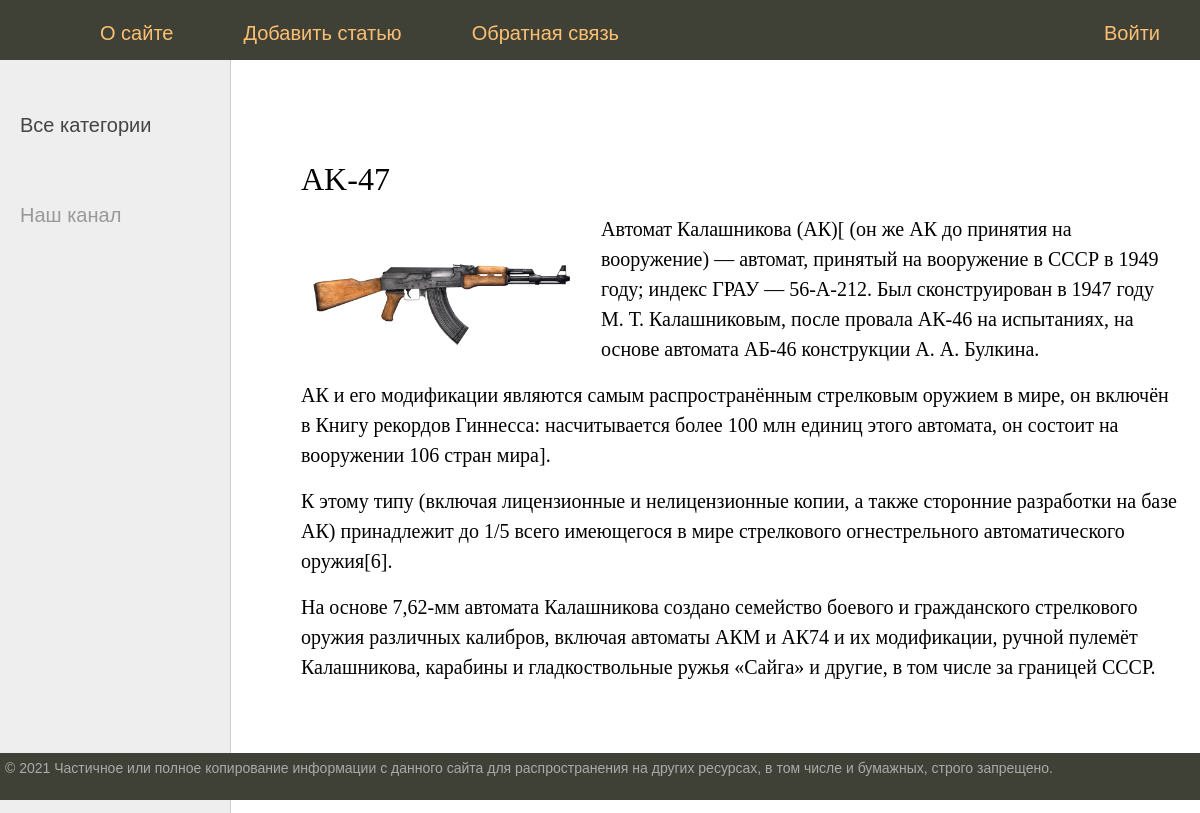
The page /post/avtomat-kalashnikova/ on the database its author committed.
### guns/models.py (models this page shows, shortened)
class Guns(models.Model):
    title = models.CharField(max_length=255)
    slug = models.SlugField(max_length=255, unique=True, db_index=True, verbose_name='URL')
    content = models.TextField(blank=True)
    photo = models.ImageField(upload_to='photos/%Y/%m/%d')
    time_create = models.DateTimeField(auto_now_add=True)
    time_update = models.DateTimeField(auto_now=True)
    is_published = models.BooleanField(default=True)
    cat = models.ForeignKey('Category', on_delete=models.PROTECT)

### guns/views.py (the view)
# urls.py: path('post/<slug:post_slug>/', views.show_post, name='post'),
def show_post(request, post_slug):
    post = get_object_or_404(Guns, slug=post_slug)
    context = {
        'post': post,
        'menu': menu,
        'title': post.title,
        "cat_selected": post.cat_id,
    }
    return render(request, 'guns/post.html', context=context)

### guns/templates/guns/post.html
{% extends 'guns/layout.html' %}
{% block content %}
<h1>{{ post.title }}</h1>
{% if post.photo %}
<p><img class="img-article-left" src="{{ post.photo.url }}" alt=""></p>
{% endif %}
{{ post.content|linebreaks }}
{% endblock %}

### guns/static/guns/css/styles.css (style rules this page uses)
html, body { font-family: 'Arial'; margin: 0; padding: 0; height: 100%; width: 100%; color: #444; }
img { max-width: 600px; height: auto; }
img.img-article-left { max-width: 300px; height: auto; float: left; padding: 0 10px 10px 0; }
.content-text h1 { font-size: 32px; }

### rows shown on the page
Guns: title "AK-47", photo (picture), content "Автомат Калашникова (АК)[ (он же АК до принятия на вооружение) — автомат, принятый на вооружение в СССР в 1949 году; индекс ГРАУ — 56-А-212. Был сконструирован в 1947 году М. Т. Калашниковым, после провала АК-46 на испытаниях, на основе автомата АБ-46 конструкции А. А. Булкина. АК и его модификации являются самым распространённым стрелковым оружием в мире, он включён в Книгу рекордов Гиннесса: насчитывается более 100 млн единиц этого автомата, он состоит на вооружении 106 стран мира]. К этому типу (включая лицензионные и нелицензионные копии, а также сторонние разработки на базе АК) принадлежит до 1/5 всего имеющегося в мире стрелкового огнестрельного автоматического оружия[6]. На основе…"

### other values the page prints
{{ m.title }} "О сайте" "Добавить статью" "Обратная связь"
{{ m.title }} "Войти"
